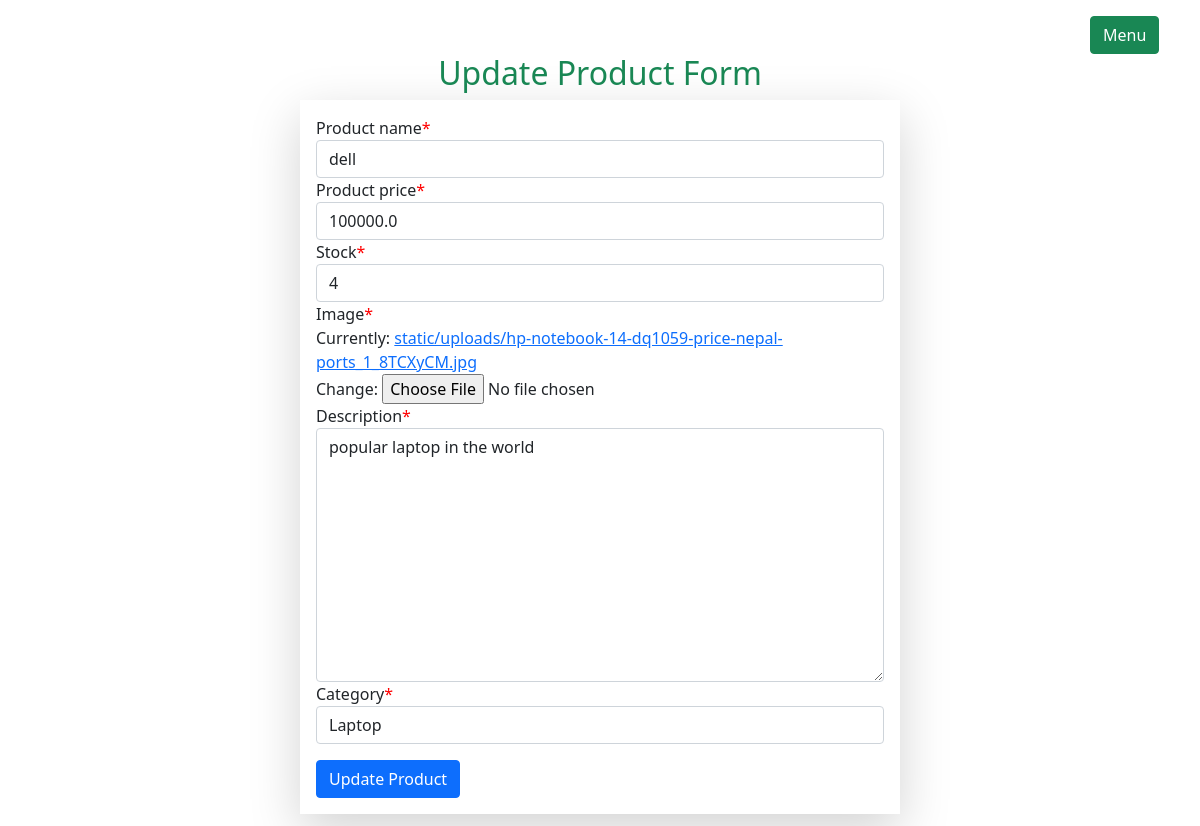
The page /products/updateproduct/1 (signed in) on the database its author committed.
### products/models.py (models this page shows, shortened)
class Product(models.Model):
    product_name = models.CharField(max_length=100)
    product_price = models.FloatField()
    stock = models.IntegerField()
    image = models.FileField(upload_to='static/uploads',null=True)
    description = models.TextField(null=True)
    created_at = models.DateTimeField(auto_now_add=True)
    category = models.ForeignKey(Category,on_delete=models.CASCADE,null=True)

### users/auth.py (the view)
    def wrapper_function(request,*args,**kwargs):
        if request.user.is_staff:
            return view_function(request,*args,**kwargs)
        else:
            return redirect('/')

### products/forms.py
class ProductForm(ModelForm):
    class Meta:
        model=Product
        fields= '__all__'

### products/models.py (called while the page is built)
    def __str__(self):
        return self.category_name

### products/views.py (called while the page is built, shortened)
@login_required
@admin_only
def update_product(request, product_id):
    instance = Product.objects.get(id=product_id)
    context = {
        'form': ProductForm(instance=instance)
    }
    return render(request, 'products/updateproduct.html', context)

### users/auth.py (called while the page is built)
def admin_only(view_function):
    def wrapper_function(request,*args,**kwargs):
        if request.user.is_staff:
            return view_function(request,*args,**kwargs)
        else:
            return redirect('/')
    return wrapper_function

### products/templates/products/updateproduct.html (shortened to what this page needs)
{% extends 'admins/layout.html' %}
{% load bootstrap %}
{% load crispy_forms_tags %}
{% block main_content %}
<div class="d-flex justify-content-center">
    <div class="col-md-6">
        <h2 class="text-center text-success">Update Product Form</h2>
        <form action="" method="POST" class="shadow-lg p-3" enctype="multipart/form-data">
            {{form | crispy}}
            <div class="mt-3">
                <input type="submit" name="submit" value="Update Product" class="btn btn-primary">
            </div>
        </form>
    </div>
</div>
{% endblock %}

### products/templates/products/updateproduct.html (style rules this page uses)
.asteriskField { color:red; }

### rows shown on the page
Product: product_name "dell", product_price "100000.0", stock "4", description "popular laptop in the world", category "Laptop"
